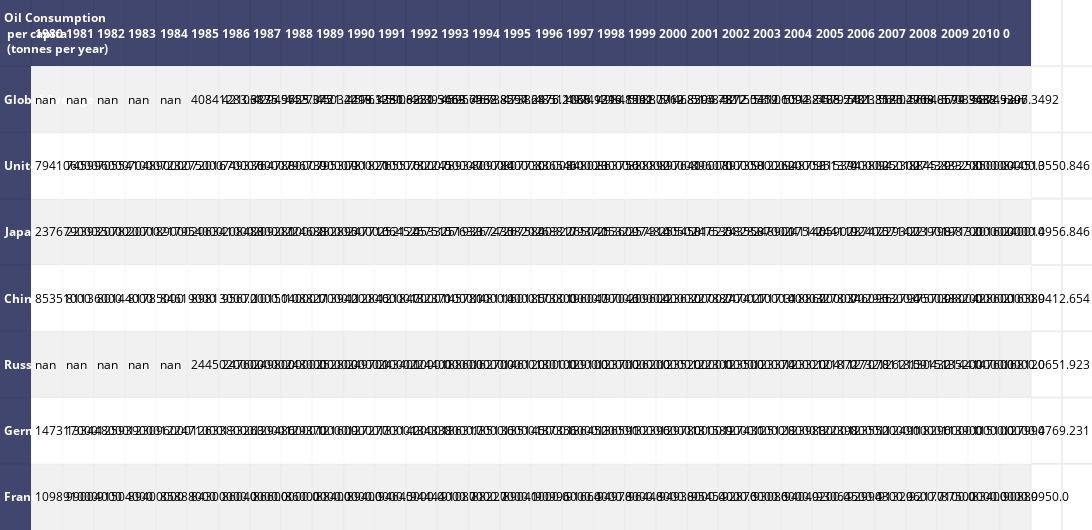
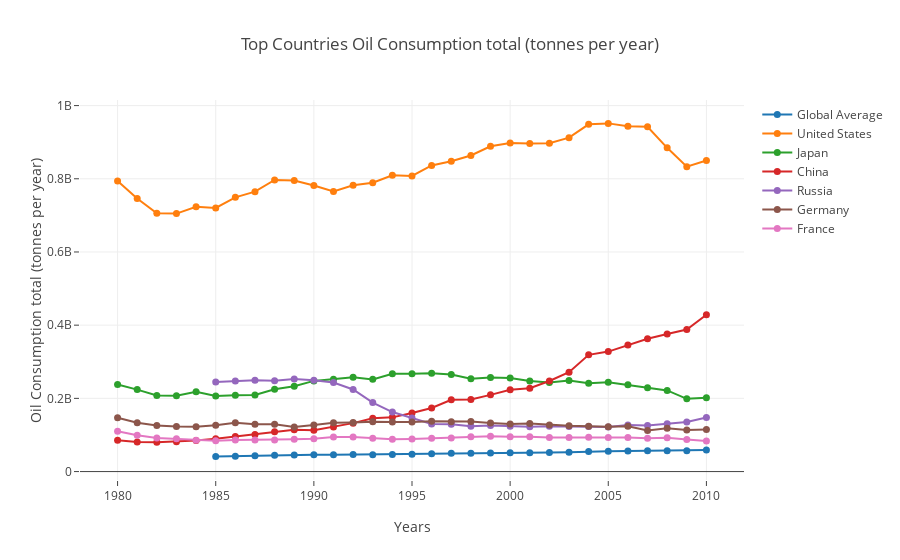

Here is the notebook cell these charts were saved with, in order:
### Markdown cell above
#### Answer: OilConsumption/Capita
> As seen the Top Consumer of Crude oil us Singapore and has been since 1993 before which UAE was the top consumer/capita
> however the consumption of UAE is on the fall.

### Code cell
explore_df(df['oil_consumption_total'])
